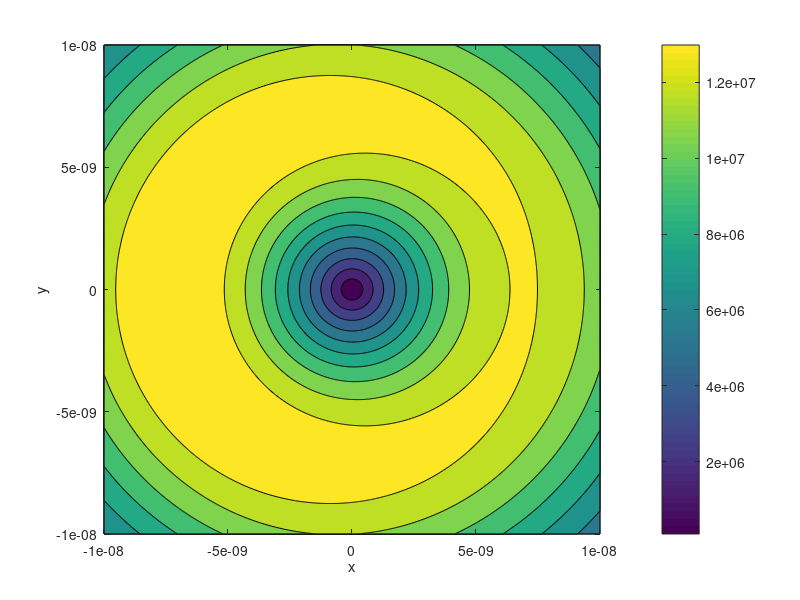

MATLAB code for this plot:
mu0 = 4*pi*1e-7;
Ms = 490e3;
alpha = 0.03;
kB = 1.380648e-23;
t = 20e-9;
Rmax = 160e-9;
Aex = 1.05e-11;
lexc = sqrt(2*Aex/(mu0*Ms^2));
rcore = 0.68*lexc*(t/lexc)^(1/3);
gammaLL = 1.761e11;
G0 = 2*pi*Ms*mu0*t/gammaLL;
deltaT = 100; % K

tau = deltaT/(2*Rmax);
T0 = deltaT/2;

DG = -2*G0; % approximation

mOmSq = 3*G0*1e9; % approximation

beta = 1/(kB*T0);

x = linspace(-10e-9,10e-9,500);

[X,Y] = meshgrid(x);

K = 1.3806e-05;

f = beta*K/(2*pi)*sqrt(X.^2 + Y.^2).* exp(-beta*(1/2 * K * (X.^2 + Y.^2) + tau*kB*X)); 
%%
contourf(X,Y,f)
colorbar
xlabel('x')
ylabel('y')
%%
avgX = trapz(x,trapz(x,X.*f));
avgY = mean(f,2);

% dt = 5e-13;
% 
% FrecX = @(x) -mOmSq*x -kB*tau;
% FrecY = @(y) -mOmSq*y;
% 
% FthX = @(x) - sqrt(2/(gammaLL*dt)*alpha*Ms*kB*t*pi*...
%     (2 + log(Rmax/rcore))*T0);
% FthY = @(x) - sqrt(2/(gammaLL*dt)*alpha*Ms*kB*t*pi*...
%     (2 + log(Rmax/rcore))*T0);
% 
% % FthX = @(x) 0;
% % FthY = @(x) 0;
% 
% x = 0;
% y = 0;
% 
% const = 1/(G0^2 + DG^2 * alpha^2);
% 
% dt = 500e-13;
% Tstop = 20e-9;
% 
% Nstep = Tstop/dt;
% 
% Xv = zeros(Nstep+1,1);
% Yv = zeros(Nstep+1,1);
% time = 0:dt:Tstop;
% 
% Xv(1) = x;
% Yv(1) = y;
% for ii = 1:Nstep
%     
%   a = normrnd(0,dt)/sqrt(dt);
%   b = normrnd(0,dt)/sqrt(dt);
% 
%   x = x - const*dt*((FrecX(x) + FthX(x)*a)*alpha*DG + G0*(FrecY(y) + FthY(x)*b)); 
%   y = y - const*dt*((FrecY(y) + FthY(x)*b)*alpha*DG - G0*(FrecX(x) + FthX(x)*a)); 
%   
%   Xv(ii+1) = x;
%   Yv(ii+1) = y;
% end
% 
% %%
% figure
% plot(time,Xv)
% hold on
% plot(time,Yv)
% figure
% plot(Xv,Yv)
   
    